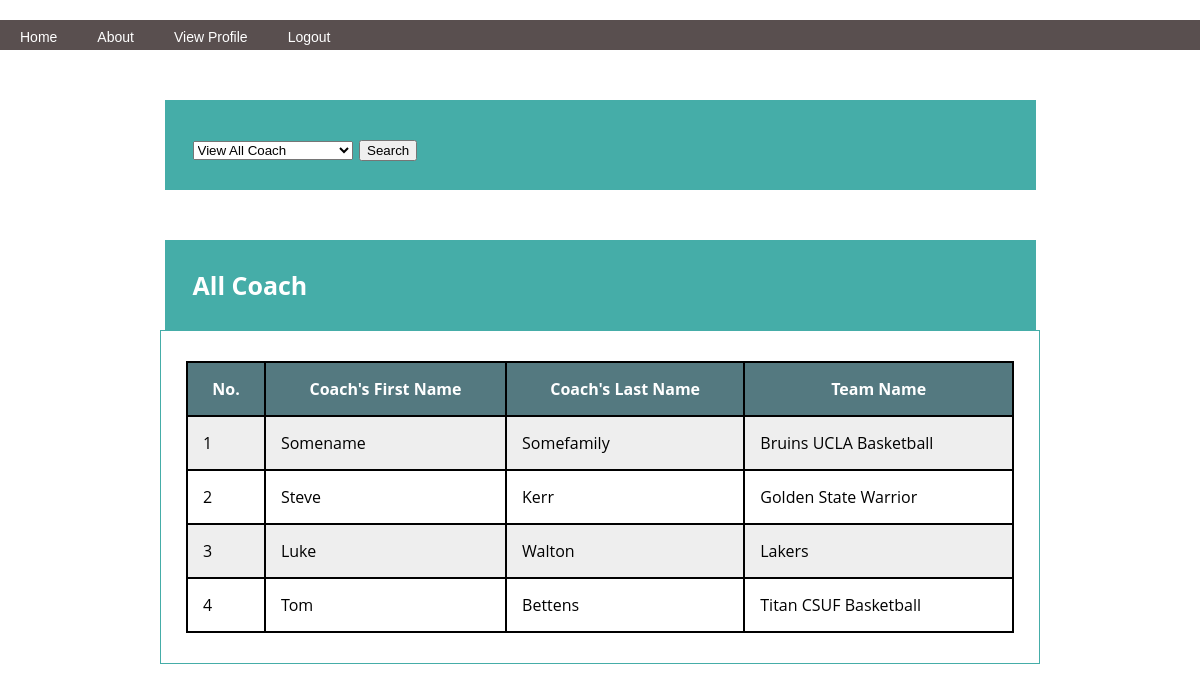
Page /coach.php (signed in) on the committed database.
### tables this page shows
CREATE TABLE Coach
(
ID INTEGER UNSIGNED NOT NULL AUTO_INCREMENT Primary Key,
Firstname VARCHAR(100),
Lastname VARCHAR(150) NOT NULL,
TeamID INTEGER UNSIGNED NOT NULL,

INDEX  (Lastname),
UNIQUE (Lastname, Firstname),

FOREIGN KEY (TeamID) REFERENCES Team(ID) ON DELETE CASCADE ON UPDATE CASCADE
);

CREATE TABLE Team
(
ID INTEGER UNSIGNED NOT NULL AUTO_INCREMENT Primary Key,
TeamName VARCHAR(100) NOT NULL,
WinCount INTEGER UNSIGNED DEFAULT 0,
LostCount INTEGER UNSIGNED DEFAULT 0,
CoachID INTEGER UNSIGNED
);

### coach.php (the view, shortened to what this page needs)
<!DOCTYPE html>
<html>
<head>
  <link rel="stylesheet" href="style.css">
</head>
<body>
  <?php
    include 'logged_navbar.php';
    ?>
    <div class="header">
      <form action="coach.php" method="post">
      <select name="searchbox" id="search" onchange="showfield(this.options[this.selectedIndex].value)">
        <option value="viewAllCoach">View All Coach</option>
      </select>
      <input type="submit" id="searchButton" name="searchbutton" value="Search"/>
    </form>
    </div>
    <?php
    if (empty($_POST["searchbutton"])) {
      $count = 1;
      $query = "SELECT FirstName, LastName, TeamName FROM Coach JOIN Team on teamID = Team.ID ORDER BY TeamName, LastName";
      $db = configDB($_SESSION["role"]);
      if ($stmt = $db->prepare($query)) {
        $stmt->execute();
        $stmt->store_result();
        $stmt->bind_result($firstname, $lastname, $teamname);
        $stmt->data_seek(0);
        echo "<div class=\"header\" style=\"display:table;\">All Coach</div>
              <div class=\"container\">
              <table>
                <tr>
                  <th>No.</th>
                  <th>Coach's First Name</th>
                  <th>Coach's Last Name</th>
                  <th>Team Name</th>
                </tr>";
            while( $stmt->fetch() ) {
                  $row = array('id'=>$count++, 'firstname'=>$firstname, 'lastname'=>$lastname,'teamname'=>$teamname);
                  echo "<tr>
                    <td>". $row['id'] ."</td>
                    <td>". $row['firstname'] ."</td>
                    <td>". $row['lastname'] ."</td>
                    <td>". $row['teamname'] ."</td>
                  </tr>";
            }
      echo "</table>
      </div>";
      }
      }
    ?>
</body>
</html>

### style.css (style rules this page uses)
.header { width:70%; margin:50px auto 0 auto; padding-top: 25px; padding-left: 25px; padding-bottom: 25px; background: #45ADA8; border: #45ADA8 3px solid; text-align: left; font-weight: bold; font-size: 25px; color: white; }
.container { width:69%; display: inline-block; margin:0 auto; padding-top: 30px; padding-left: 25px; padding-right: 25px; padding-bottom: 30px; border: #45ADA8 1px solid; }
body { font-family: 'Open Sans', sans-serif; background:#fff; margin: 0 auto 0 auto; width:100%; text-align:center; margin: 20px 0px 20px 0px; }
table { width: 100%; }
table, th, td { border: 2px solid black; border-collapse: collapse; }
th { padding: 15px; text-align: center; }
td { padding: 15px; text-align: left; }
tr:nth-child(even) { background-color: #eee; }
tr:nth-child(odd) { background-color: #fff; }
th { background-color: #547980; color: white; }

### rows in the picture
coach: id "1", Firstname "Somename", Lastname "Somefamily", TeamID.TeamName "Bruins UCLA Basketball"
coach: id "2", Firstname "Steve", Lastname "Kerr", TeamID.TeamName "Golden State Warrior"
coach: id "3", Firstname "Luke", Lastname "Walton", TeamID.TeamName "Lakers"
coach: id "4", Firstname "Tom", Lastname "Bettens", TeamID.TeamName "Titan CSUF Basketball"
